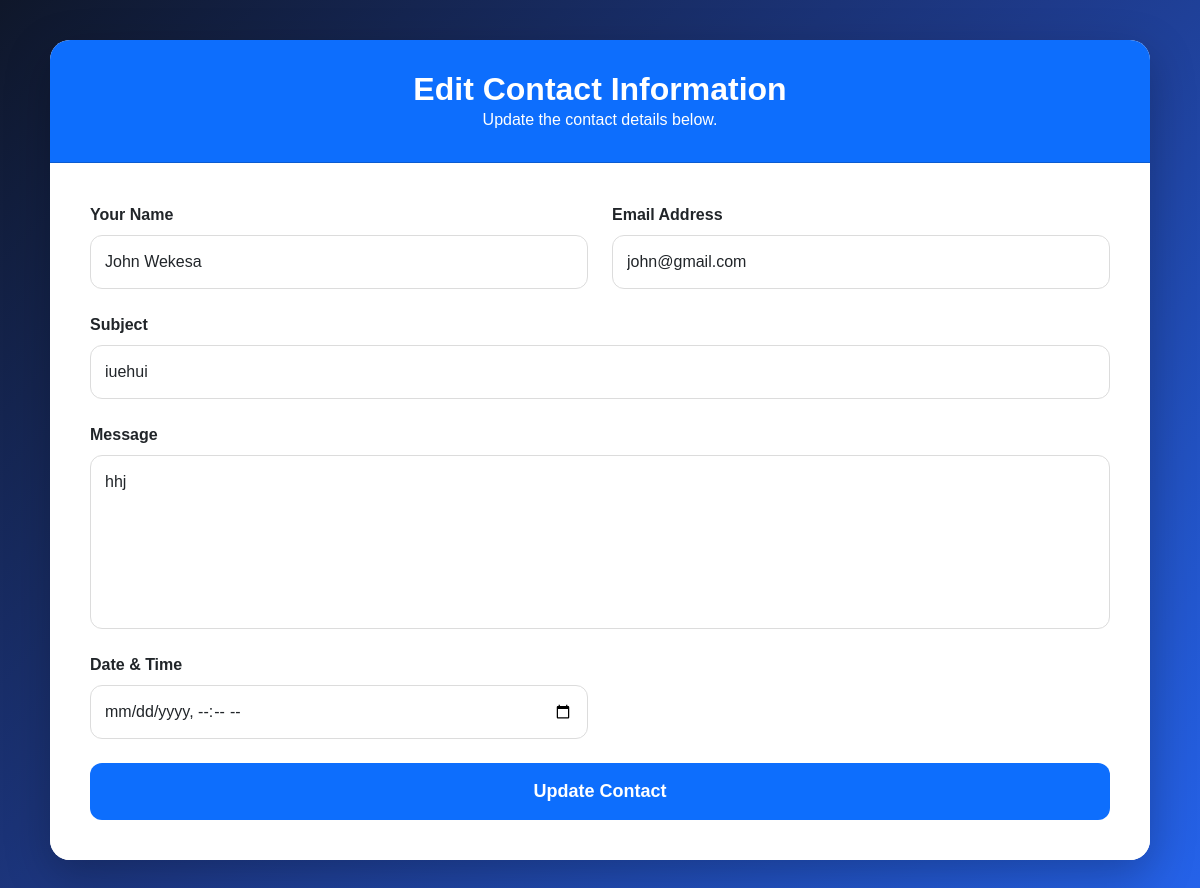
Screenshot of /edit/1 with the database file from the repository.
### Genesisapp/models.py (models this page shows, shortened)
class contact1(models.Model):
    name = models.CharField(max_length=20)
    email = models.EmailField()
    subject = models.CharField(max_length=200)
    message = models.TextField()
    time = models.DateTimeField()

### Genesisapp/views.py (the view)
# urls.py: path('edit/<int:id>', views.edit )
def edit(request,id):
    editappointment = get_object_or_404(contact1, id=id)
    if request.method =='POST':
       editappointment.name = request.POST.get('name')
       editappointment.email = request.POST.get('email')
       editappointment.subject = request.POST.get('subject')
       editappointment.message = request.POST.get('message')
       editappointment.time = request.POST.get('time')
       editappointment.save()
       return redirect('/show')
    else:return render(request, 'edit.html', {'editappointment': editappointment})

### templates/edit.html (shortened to what this page needs)
<!DOCTYPE html>
<html lang="en">
<head>
    {% load static %}
    <link rel="stylesheet" href="{% static 'assets/vendor/bootstrap/css/bootstrap.min.css' %}">
</head>
<body>
<div class="card">
    <div class="card-header">
        <h2>Edit Contact Information</h2>
        <p class="mb-0">Update the contact details below.</p>
    </div>
    <div class="card-body">
        <form method="POST">
            <div class="row g-4">
                <div class="col-md-6">
                    <label for="name-field">Your Name</label>
                    <input
                        type="text"
                        class="form-control"
                        id="name-field"
                        name="name"
                        value="{{ editappointment.name }}"
                        required>
                </div>
                <div class="col-md-6">
                    <label for="email-field">Email Address</label>
                    <input
                        type="email"
                        class="form-control"
                        id="email-field"
                        name="email"
                        value="{{ editappointment.email }}"
                        required>
                </div>
                <div class="col-12">
                    <label for="subject-field">Subject</label>
                    <input
                        type="text"
                        class="form-control"
                        id="subject-field"
                        name="subject"
                        value="{{ editappointment.subject }}"
                        required>
                </div>
                <div class="col-12">
                    <label for="message-field">Message</label>
                    <textarea
                        class="form-control"
                        id="message-field"
                        name="message"
                        rows="6"
                        required>{{ editappointment.message }}</textarea>
                </div>
                <div class="col-md-6">
                    <label for="datetime-field">Date & Time</label>
                    <input
                        type="datetime-local"
                        class="form-control"
                        id="datetime-field"
                        name="time"
                        value="{{ editappointment.time }}"
                        required>
                </div>
                <div class="col-12 mt-4">
                    <button type="submit" class="btn-update">
                        Update Contact
                    </button>
                </div>
            </div>
        </form>
    </div>
</div>
</body>
</html>

### templates/edit.html (style rules this page uses)
body { min-height:100vh; background:linear-gradient(135deg,#0f172a,#1e3a8a,#2563eb); display:flex; justify-content:center; align-items:center; padding:40px; font-family:Arial, Helvetica, sans-serif; }
.card { width:100%; max-width:1100px; border:none; border-radius:20px; box-shadow:0 15px 45px rgba(0,0,0,.25); overflow:hidden; }
.card-header { background:#0d6efd; color:white; padding:30px; text-align:center; }
.card-header h2 { font-weight:bold; margin:0; }
.card-body { padding:40px; background:white; }
.form-control { border-radius:12px; padding:14px; border:1px solid #dcdcdc; }
label { font-weight:600; margin-bottom:8px; }
textarea { resize:none; }
.btn-update { background:#0d6efd; color:white; border:none; width:100%; padding:15px; border-radius:12px; font-size:18px; font-weight:bold; transition:.3s; }

### rows the page displays
contact1: name "John Wekesa", email "john@gmail.com", subject "iuehui", message "hhj"
